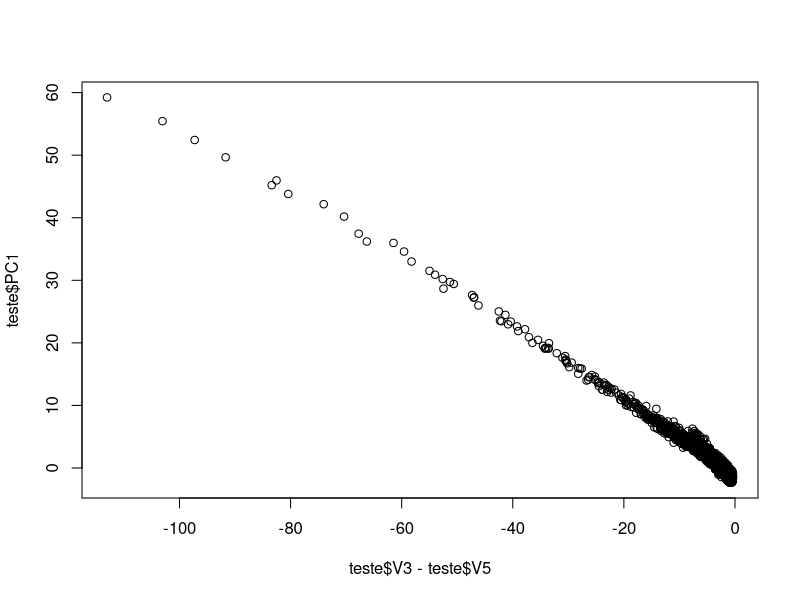
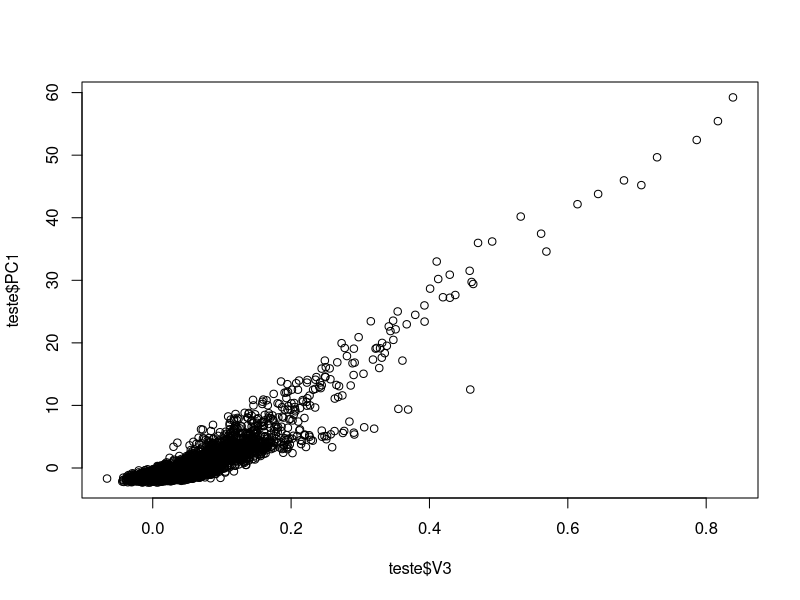
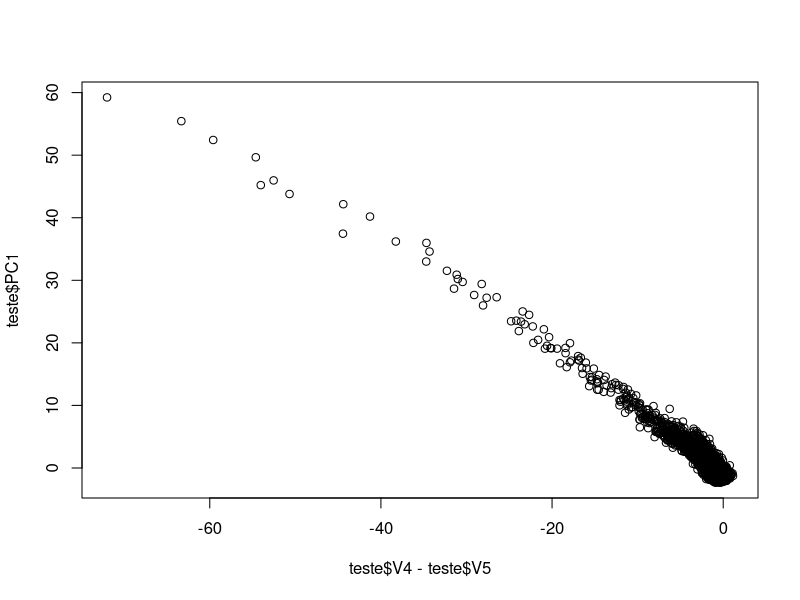
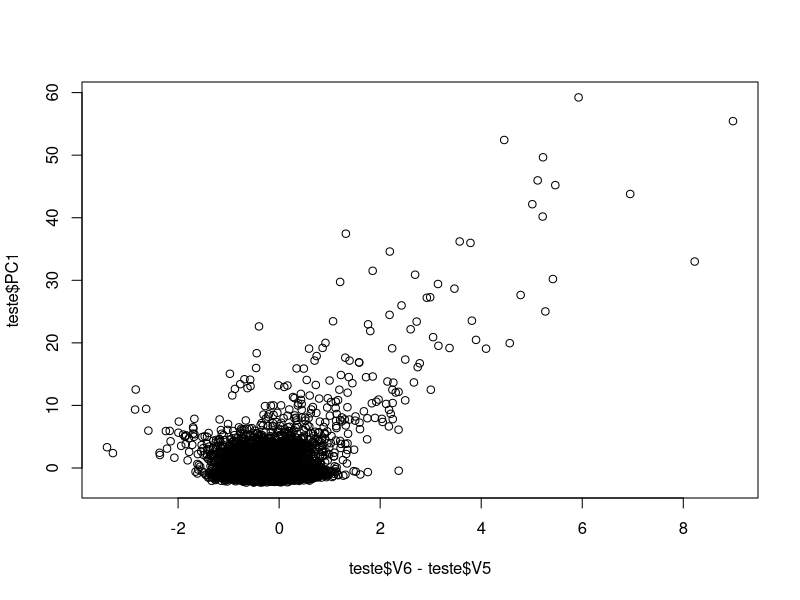
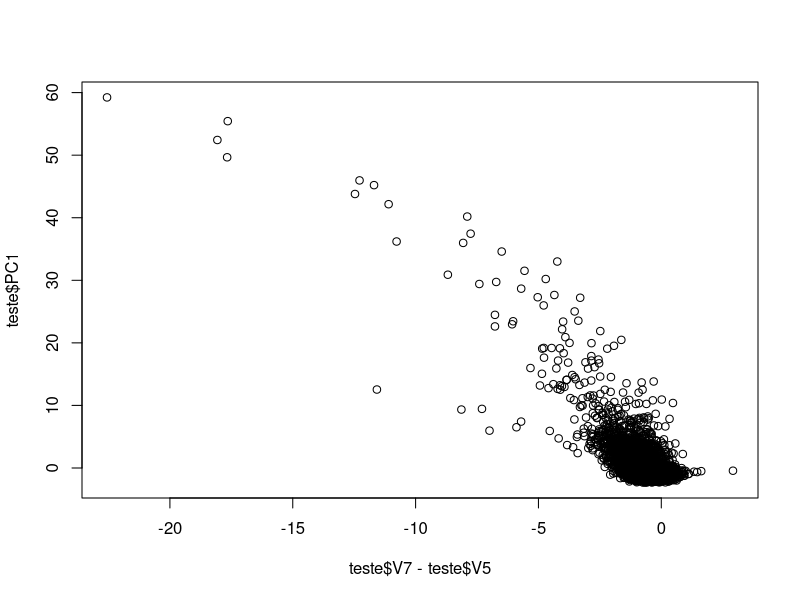
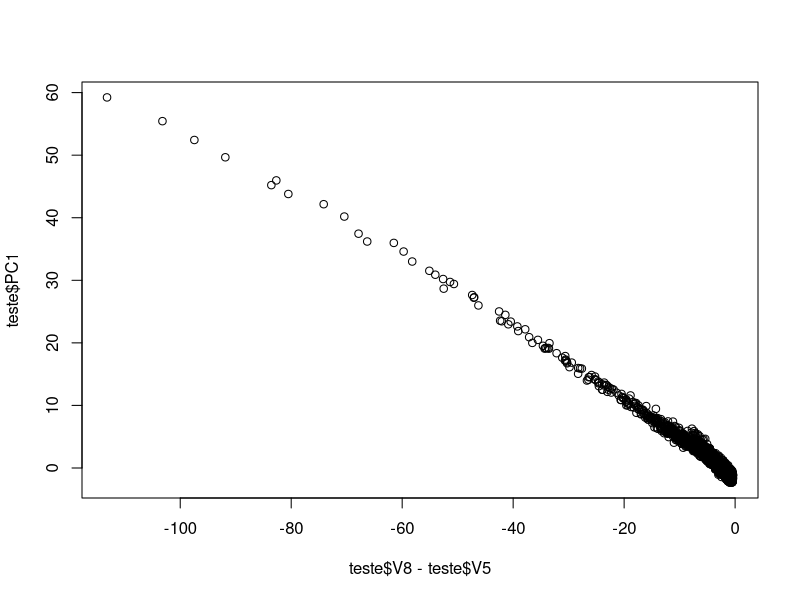
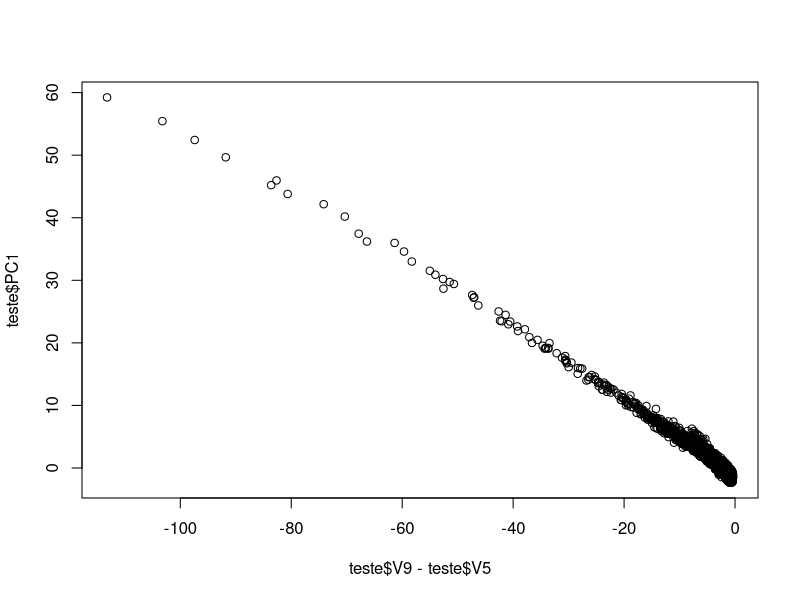
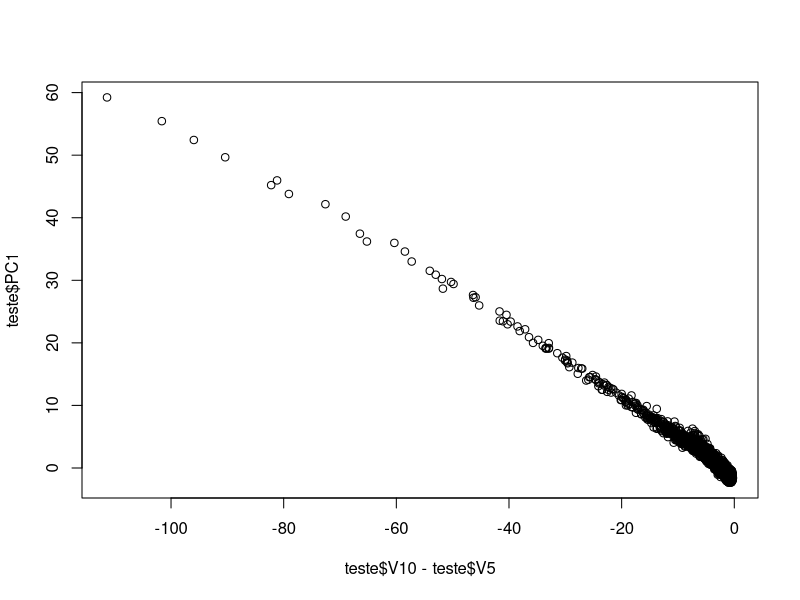

These figures' R source, in order:
# > source("meu_pca.R")
# leitura do arquivo de dados

data <- read.table(file="gal_old.txt", header=FALSE)
mydata <- data[3:14]
mydata_coord <- data[1:2]

# pca com variaveis com media zero e variancia unitaria

mydata.pca <- prcomp(mydata, retx=TRUE, center=TRUE, scale=TRUE)

# raiz quadrada dos autovalores (singular value)

sd <- mydata.pca$sdev

# autovalores

lambda <- sd^2

# autovetores

autovec <- mydata.pca$rotation

# nomes das colunas

rownames(autovec)

# componentes principais

pc <- mydata.pca$x

# preparacao para impressao

nl <- min(length(lambda),10)
na <- min(length(autovec)^0.5, 10)

# salva os dados num arquivo

write.table(lambda[1:nl],"Rpca.res")
write.table(autovec[1:na,1:na],"Rpca.res", append = TRUE)
write.table(pc[,1:na],"Rpca.res", append = TRUE)

# distance biplot
pdf("Rpca.pdf")
plot(pc[,1], pc[,2], xlab="PCA 1", ylab="PCA 2",type="n", xlim=c(min(pc[,1:2]), max(pc[,1:2])),ylim=c(min(pc[,1:2]), max(pc[,1:2])))
points(pc[,1], pc[,2])
dev.off()

# 

pc
teste <- cbind(mydata_coord,mydata,pc)

#join(mydata_coord,data,pc)
plot(teste$V3-teste$V5,teste$PC1)
plot(teste$V3,teste$PC1)
plot(teste$V4-teste$V5,teste$PC1)
plot(teste$V6-teste$V5,teste$PC1)
plot(teste$V7-teste$V5,teste$PC1)
plot(teste$V8-teste$V5,teste$PC1)
plot(teste$V9-teste$V5,teste$PC1)
plot(teste$V10-teste$V5,teste$PC1)
plot(teste$V11-teste$V5,teste$PC1)
plot(teste$V12-teste$V5,teste$PC1)
plot(teste$V13-teste$V5,teste$PC1)
plot(teste$V14-teste$V5,teste$PC1)
